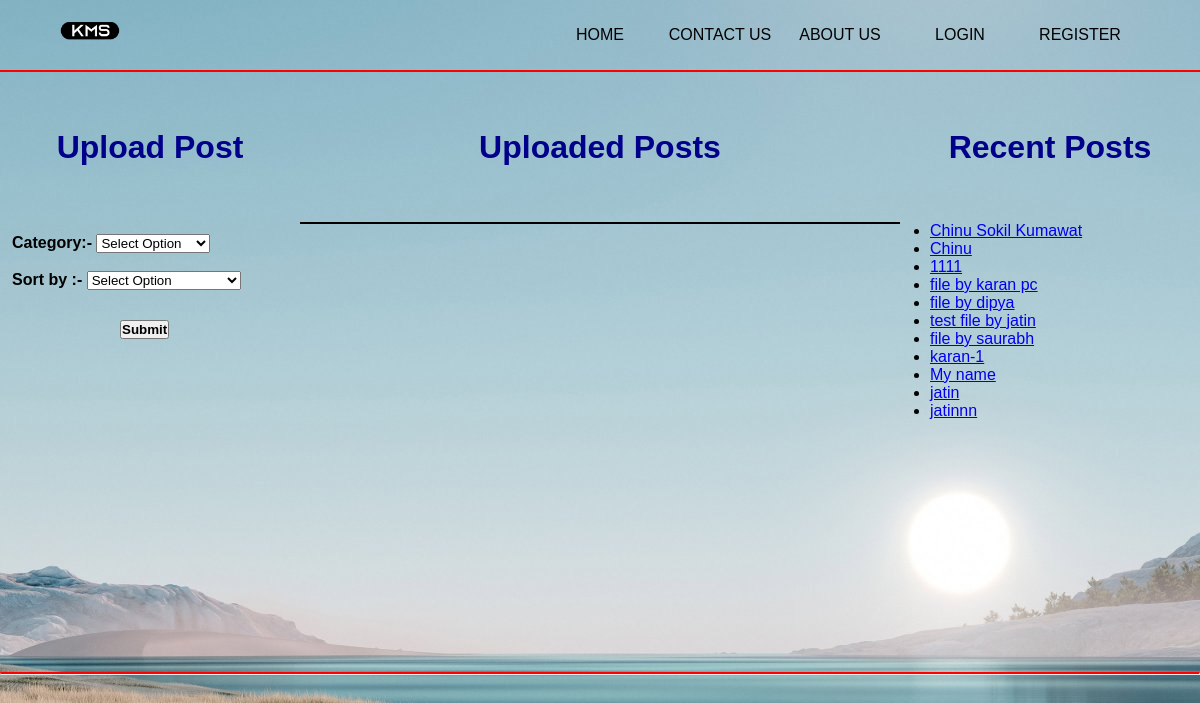
Screenshot of /index1.php with the database file from the repository.
### tables this page shows
CREATE TABLE `data` (
  `id` int(225) NOT NULL,
  `uploader` varchar(10000) NOT NULL,
  `date` datetime(6) NOT NULL,
  `filename` varchar(10000) NOT NULL,
  `status` int(25) NOT NULL,
  `downloads` int(225) NOT NULL,
  `category` varchar(10000) NOT NULL,
  `title` varchar(10000) NOT NULL
);

### index1.php (the view, shortened to what this page needs)
<!DOCTYPE html>
<html lang="en">
<head>
    <link rel="stylesheet" href="style.css">
</head>
<body>
    <div class="navbar">
    <div class="container">
        <div class="logo_div">
            <img src="kar.png" alt="" class="logo">
        </div>
        <ul class="menu">
            <li><a href="index.php">Home</a></li>
            <li><a href="#">Contact Us</a></li>
            <li><a href="#">About Us</a></li>
            <?php session_start(); error_reporting(0);  if($_SESSION['name_of_user']==''){
                echo '<li><a href="login1.php">Login</a></li>';
            }
            else{
                echo '<li><a href="home-user.php">'.$_SESSION['name_of_user'].'</a></li>';
            }  ?>
            <li><a href="register.php">Register</a></li>
        </ul>
        </div>
        </div>
        <div id="div1"><h1 style='text-align:center; color: darkblue;'><br> Recent Posts</h1><br><br>
		<?php
		$conn = mysqli_connect("localhost", "root", "", "kms");
		$sql = "SELECT * FROM data ORDER BY id DESC";
      $result = $conn->query($sql);
	  echo '<div class="rec-post"><ul>';
    while($row = mysqli_fetch_array($result)){
		$idd=$row['id'];
		echo "<li><a href='post.php?idd=".$idd."'>".$row['title']."</a></li>";
	}
		echo '</ul></div>';
		?>
		</div>
        <div id="div2"><h1 style='text-align:center; color: darkblue;'> <br>Upload Post</h1><br><br>
		<div class='textt'>
        <form method="get" action="index1.php">
		<label><strong>Category:-</strong></label>
			<select name="optt">
				<option value='' selected>Select Option</option>
			</select><br><br>
			<label><strong>Sort by  :-  </strong></label>
			<select name="ofthe">
				<option value='' selected>Select Option</option>
			</select><br><br>
			</div>
			<button type='submit' class='textt-btn'><strong>Submit</strong></button>
		</div>
        <div id="div3"><h1 style='text-align:center; color: darkblue;'> <br> Uploaded Posts </h1><br><br>
        <?php
      echo '<table>';
    echo ' </table>';
		?>
        </div>
        <hr style="border-top: 2px solid red;">
    </body>

### style.css (style rules this page uses)
* { margin: 0; padding: 0; font-family: sans-serif; }
.container { width: 90%; margin: 0 auto; }
body { background-image: url('images.jpg'); }
.navbar { width: 100%; overflow: hidden; height: 70px; line-height: 70px; border-bottom: 2px solid red; }
.logo { width: 60px; float: left; }
.menu { float: right; }
.menu li { float: left; width: 120px; height: 70px; line-height: 70px; text-align: center; list-style: none; }
.menu li a { color: #000; text-decoration: none; font-family: 'Gill Sans', 'Gill Sans MT', Calibri, 'Trebuchet MS', sans-serif; text-transform: uppercase; display: block; }
#div1 { width: 25%; float: right; height: 600px; }
.rec-post { margin-left:10%; }
#div2 { width: 25%; float: left; text-align:left; height: 600px; }
#div3 { width: 50%; margin-top:0%; margin-left:auto; margin-right: 30%; height: 600px; overflow-y: scroll; }
.textt { margin:4%; }
.textt-btn { margin-left:40%; }
h1 { text-align: center; color: darkblue; padding: 20px; }

### index1.php (style rules this page uses)
table, th { border:1px solid black; width: 100%; }

### rows the page displays
data: title "Chinu Sokil Kumawat"
data: title "Chinu"
data: title "1111"
data: title "file by karan pc"
data: title "file by dipya"
data: title "test file by jatin"
data: title "file by saurabh"
data: title "karan-1"
data: title "My name"
data: title "jatin"
data: title "jatinnn"
